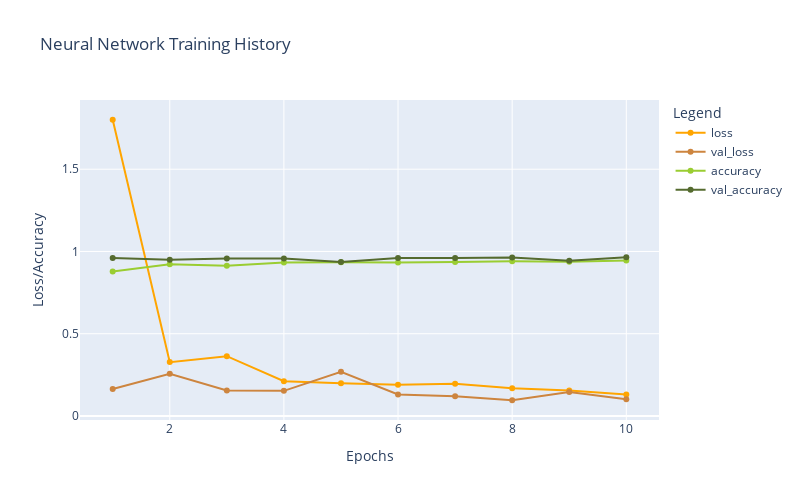

Notebook source saved alongside this figure:
### Code cell
plot_history(historyI)

### Figure 1 — Plotly figure (JSON) as saved in the notebook; plotly's stock layout.template omitted (floating-point values rounded to 4 significant figures)
{"data": [{"hovertemplate": "Legend=loss<br>Epochs=%{x}<br>Loss/Accuracy=%{y}<extra></extra>", "legendgroup": "loss", "line": {"color": "orange", "dash": "solid"}, "marker": {"symbol": "circle"}, "mode": "lines+markers", "name": "loss", "orientation": "v", "showlegend": true, "type": "scatter", "x": [1, 2, 3, 4, 5, 6, 7, 8, 9, 10], "xaxis": "x", "y": [1.801, 0.3274, 0.3635, 0.2117, 0.1985, 0.1899, 0.1961, 0.1688, 0.1548, 0.1305], "yaxis": "y"}, {"hovertemplate": "Legend=val_loss<br>Epochs=%{x}<br>Loss/Accuracy=%{y}<extra></extra>", "legendgroup": "val_loss", "line": {"color": "peru", "dash": "solid"}, "marker": {"symbol": "circle"}, "mode": "lines+markers", "name": "val_loss", "orientation": "v", "showlegend": true, "type": "scatter", "x": [1, 2, 3, 4, 5, 6, 7, 8, 9, 10], "xaxis": "x", "y": [0.1635, 0.2571, 0.1554, 0.1526, 0.2682, 0.1313, 0.1192, 0.09562, 0.1456, 0.1023], "yaxis": "y"}, {"hovertemplate": "Legend=accuracy<br>Epochs=%{x}<br>Loss/Accuracy=%{y}<extra></extra>", "legendgroup": "accuracy", "line": {"color": "yellowgreen", "dash": "solid"}, "marker": {"symbol": "circle"}, "mode": "lines+markers", "name": "accuracy", "orientation": "v", "showlegend": true, "type": "scatter", "x": [1, 2, 3, 4, 5, 6, 7, 8, 9, 10], "xaxis": "x", "y": [0.878, 0.922, 0.913, 0.933, 0.9345, 0.9325, 0.936, 0.9405, 0.938, 0.945], "yaxis": "y"}, {"hovertemplate": "Legend=val_accuracy<br>Epochs=%{x}<br>Loss/Accuracy=%{y}<extra></extra>", "legendgroup": "val_accuracy", "line": {"color": "darkolivegreen", "dash": "solid"}, "marker": {"symbol": "circle"}, "mode": "lines+markers", "name": "val_accuracy", "orientation": "v", "showlegend": true, "type": "scatter", "x": [1, 2, 3, 4, 5, 6, 7, 8, 9, 10], "xaxis": "x", "y": [0.96, 0.949, 0.958, 0.957, 0.936, 0.96, 0.96, 0.963, 0.943, 0.965], "yaxis": "y"}], "layout": {"height": 500, "legend": {"title": {"text": "Legend"}, "tracegroupgap": 0}, "title": {"text": "Neural Network Training History"}, "width": 800, "xaxis": {"anchor": "y", "domain": [0, 1], "title": {"text": "Epochs"}}, "yaxis": {"anchor": "x", "domain": [0, 1], "title": {"text": "Loss/Accuracy"}}}}
